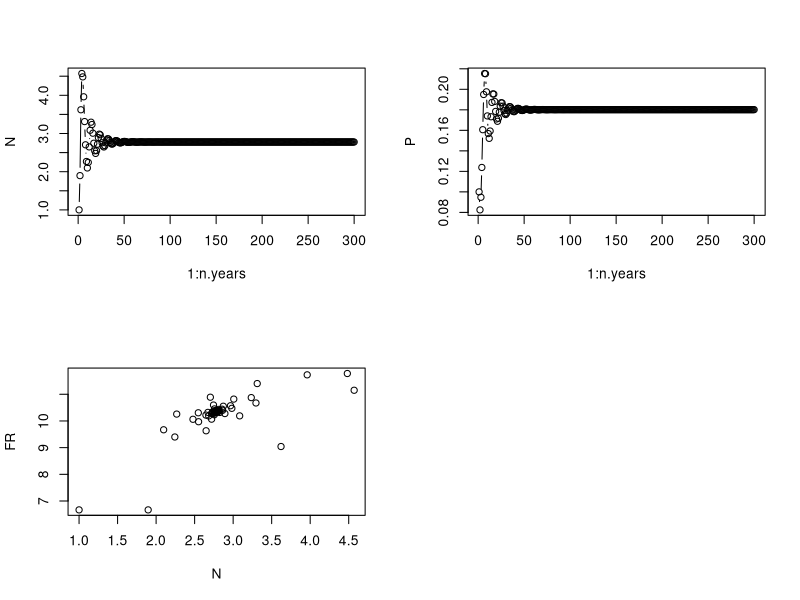
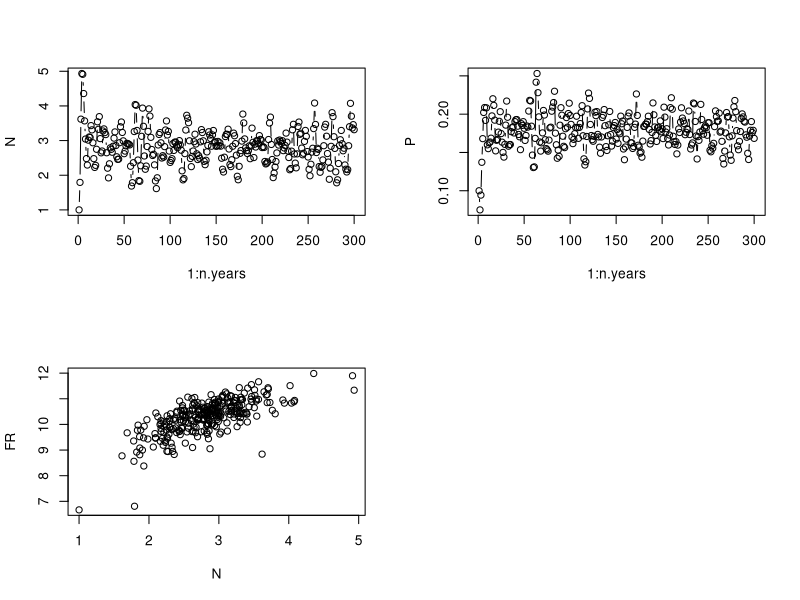
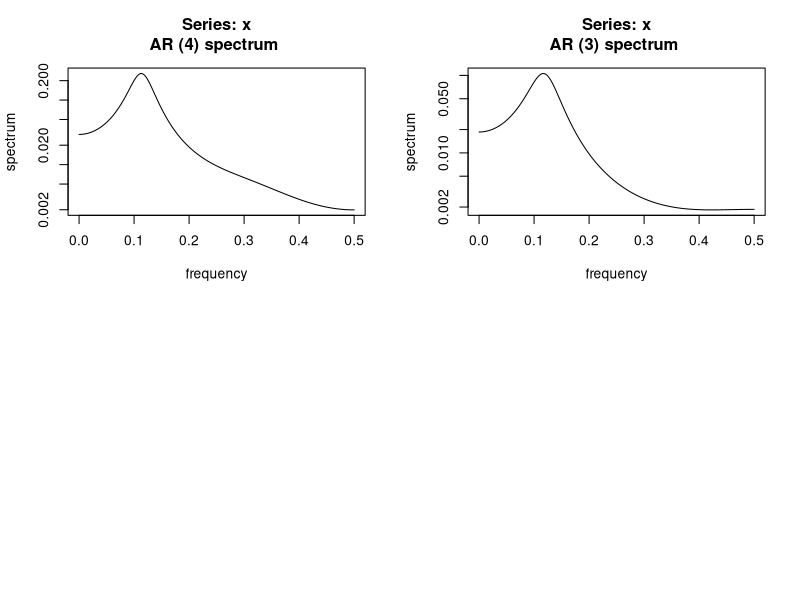

R code for these plots, in order:
### FB 13/11/2017 - predator-prey model with noisy functional response data
### From much earlier code
### 15/03/2018 Added comparison to deterministic version of the code
### 13/09/2019 Still perturbed fixed point but more oscillatory

rm(list=ls())
graphics.off()

### Model used (use stored simulated data later on, just tryouts for now)
n.years<-300  	# Number of years // large so that we have no bias due to data length
N1<-1			# Initial pop size
P1<-0.1  # O.1 before but difficult to see if there are transient oscillations
K<-1			# threshold dd 
beta<-1			# density-dependence exponent
rmax_V<-2			# Max AVERAGE growth rate (thus not a true max...)
rmax_P<-0.5
sigma2.proc<-0.0		# worked well with 0.005
# Process sigma on the log-scale, use the Peretti et al. value. 0.005


### FR and predator parameters
C<-15
D<-1.25
Q<-10

### Simulation of data
#set.seed(42) 
set.seed(41)
#set.seed(40)

y<-N<-P<-FR<-numeric(n.years)
N[1]<-N1
P[1]<-P1
FR[1]<-C*N[1]/(D+N[1])

rV<-rnorm(n.years-1,rmax_V,sqrt(sigma2.proc))
rP<-rnorm(n.years-1,rmax_P,sqrt(sigma2.proc))
FRnoise<-rnorm(n.years,0,sqrt(sigma2.proc))

for (t in 1:(n.years-1)){
  
  FR[t+1]<-(C*N[t]/(D+N[t])) + FRnoise[t+1]
  N[t+1]<-N[t]*(exp(rV[t])/(1+(N[t]/K)^beta))*exp(-FR[t]*P[t]/N[t])
  P[t+1]<-P[t]*exp(rP[t])/(1+P[t]*Q/N[t])
}
## Plotting time series of abundances and FR
par(mfrow=c(2,2))
plot(1:n.years,N,type="b")
plot(1:n.years,P,type="b")
#curve(dbeta(x,a,b),from=0, to=1)
plot(N,FR)

### Produce dataset to fit
data = cbind(log(N),log(P),FR) 

write.csv(data,file="predatorPrey_withGaussianFRdata_longSim_noNoise_moreOscillatory.csv")

#####################################################################################

rm(list=ls())
graphics.off()

### Model used (use stored simulated data later on, just tryouts for now)
n.years<-300  	# Number of years // large so that we have no bias due to data length
N1<-1			# Initial pop size
P1<-0.1
K<-1			# threshold dd 
beta<-1			# density-dependence exponent
rmax_V<-2			# Max AVERAGE growth rate (thus not a true max...)
rmax_P<-0.5
#sigma2.proc<-0.05		# worked well with 0.005
sigma2.proc<-0.005		# worked well with 0.005

# Process sigma on the log-scale, use the Peretti et al. value. 0.005


### FR and predator parameters
C<-15
D<-1.25
Q<-10

### Simulation of data
#set.seed(42) 
set.seed(41)
#set.seed(40)

y<-N<-P<-FR<-numeric(n.years)
N[1]<-N1
P[1]<-P1
FR[1]<-C*N[1]/(D+N[1])

rV<-rnorm(n.years-1,rmax_V,sqrt(sigma2.proc))
rP<-rnorm(n.years-1,rmax_P,sqrt(sigma2.proc))
FRnoise<-rnorm(n.years,0,sqrt(sigma2.proc))

for (t in 1:(n.years-1)){
 
  FR[t+1]<-(C*N[t]/(D+N[t])) + FRnoise[t+1]
  N[t+1]<-N[t]*(exp(rV[t])/(1+(N[t]/K)^beta))*exp(-FR[t]*P[t]/N[t])
  P[t+1]<-P[t]*exp(rP[t])/(1+P[t]*Q/N[t])
}
## Plotting time series of abundances and FR
par(mfrow=c(2,2))
plot(1:n.years,N,type="b")
plot(1:n.years,P,type="b")
#curve(dbeta(x,a,b),from=0, to=1)
plot(N,FR)

par(mfrow=c(2,2))
spectrum(log(N),method="ar")
spectrum(log(P),method="ar")

### Produce dataset to fit
data = cbind(log(N),log(P),FR) 

write.csv(data,file="predatorPrey_withGaussianFRdata_longSim_moreOscillatory.csv")
